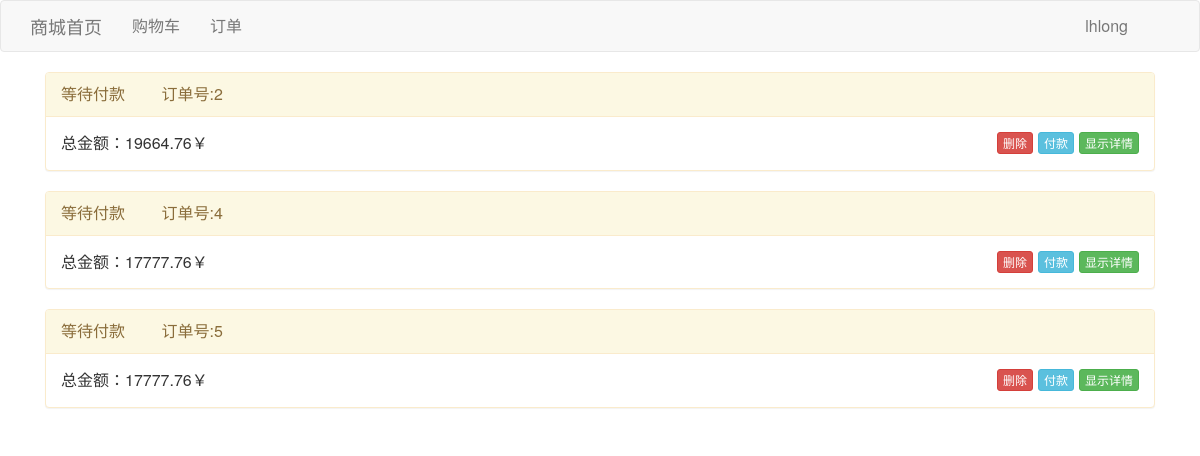
Before: /order/ (signed in) with the older database file.
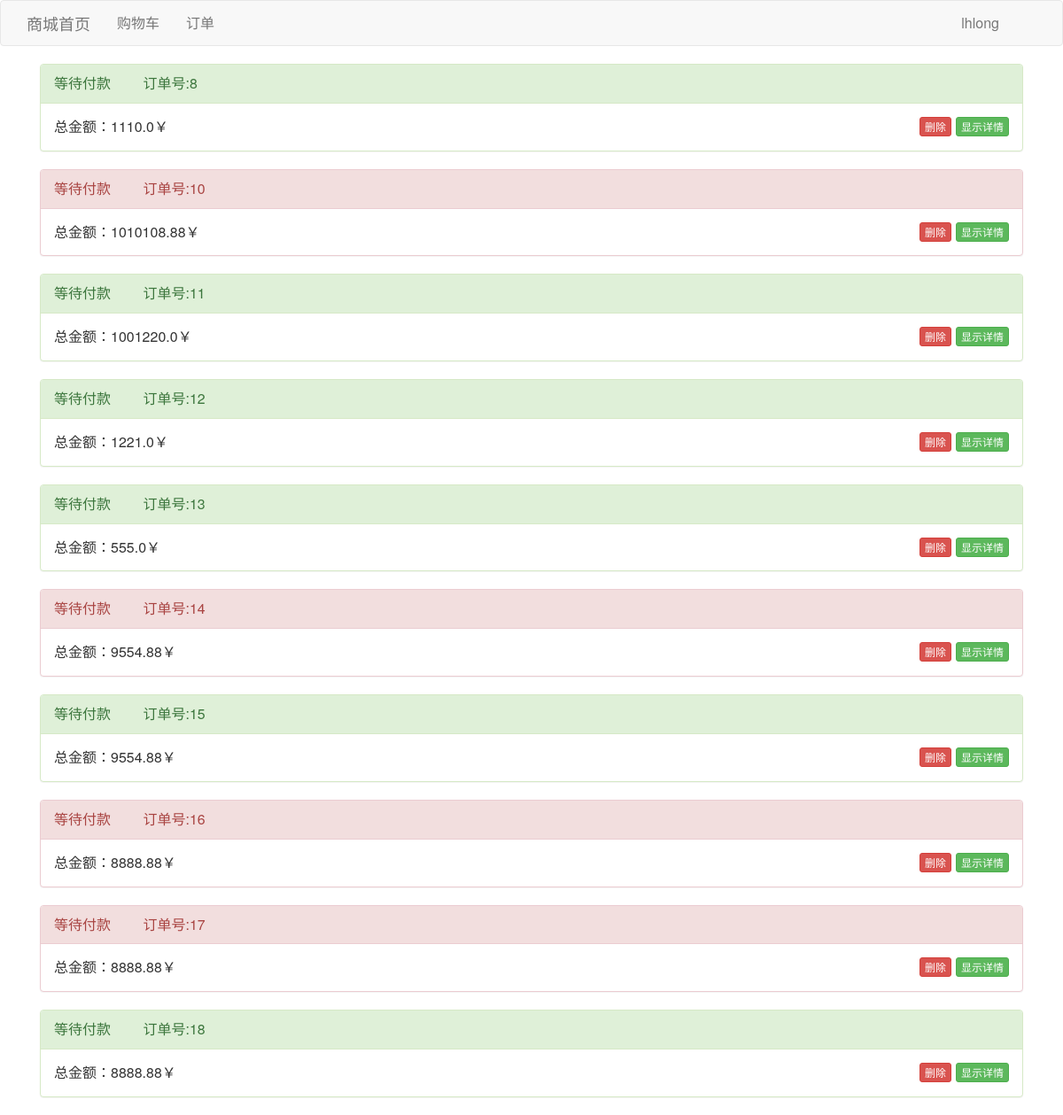
After: the same page with the newer database file.
### shop/models.py (models this page shows, shortened)
class Order(models.Model):
    user = models.ForeignKey(to=User, related_name='orders')
    telphone = models.CharField(max_length=11)
    create_time = models.DateTimeField(auto_now=True)
    total_price = models.FloatField(default=0)
    address = models.CharField(max_length=128)
    STATUS = (
        ('wait', '待付款'),
        ('overdue', '已过期'),
        ('complete', '已完成'),
        ('refund', '已退款'),
    )
    status = models.CharField(max_length=9, choices=STATUS, default='wait')

### shop/views.py (the view)
# urls.py: url(r'^order/', views.order, name='order'),
@login_required
def order(request):
    orders = Order.objects.filter(user=request.user)
    return render(request, 'shop_order.html', {'orders': orders})

### shop/templates/shop_order.html (shortened to what this page needs)
<!DOCTYPE html>
<html>
	<head>
		<link rel="stylesheet" href="/static/css/bootstrap.css" />
	</head>
	<body>
		{% include 'base_nav.html' %}
		<div class="container">
			<div class="col-md-12">
				{% for order in orders %}
					{% if order.status == 'wait' %}
					<div class="panel panel-warning">
					{% elif order.status == 'overdue' %}
					<div class="panel panel-danger">
					{% elif order.status == 'complete' %}
					<div class="panel panel-success">
					{% elif order.status == 'refund' %}
					<div class="panel panel-danger">
					{% else %}
					<div class="panel panel-warning">
					{% endif %}
					<div class="panel-heading">
						等待付款
						<span style="margin-left:2em;">订单号:{{order.id}}  </span>
			    	</div>
					<div class="panel-body">
						<span >总金额：{{order.total_price}}￥</span>
					    <button id="show-{{order.id}}" onclick="show_hidden({{order.id}})" class="btn btn-xs btn-success" style="float:right;margin-left:5px;">显示详情</button>
						{% if order.status == 'wait' %}
						<a href="/pay/{{order.id}}" class="btn btn-xs btn-info" style="float:right;margin-left:5px;">付款</a>
						{% endif %}
					    <a href="/del_order/{{ order.id }}" class="btn btn-xs btn-danger" style="float:right;margin-left:5px;">删除</a>
					</div>
				</div>
				{% endfor %}
			</div>
		</div>
	</body>
</html>

Changed rows visible on the page:
removed Order: id "2", total_price "19664.76"
removed Order: id "4", total_price "17777.76"
removed Order: id "5", total_price "17777.76"
added Order: id "8", total_price "1110.0"
added Order: id "10", total_price "1010108.88"
added Order: id "11", total_price "1001220.0"
added Order: id "12", total_price "1221.0"
added Order: id "13", total_price "555.0"
added Order: id "14", total_price "9554.88"
added Order: id "15", total_price "9554.88"
added Order: id "16", total_price "8888.88"
added Order: id "17", total_price "8888.88"
added Order: id "18", total_price "8888.88"
